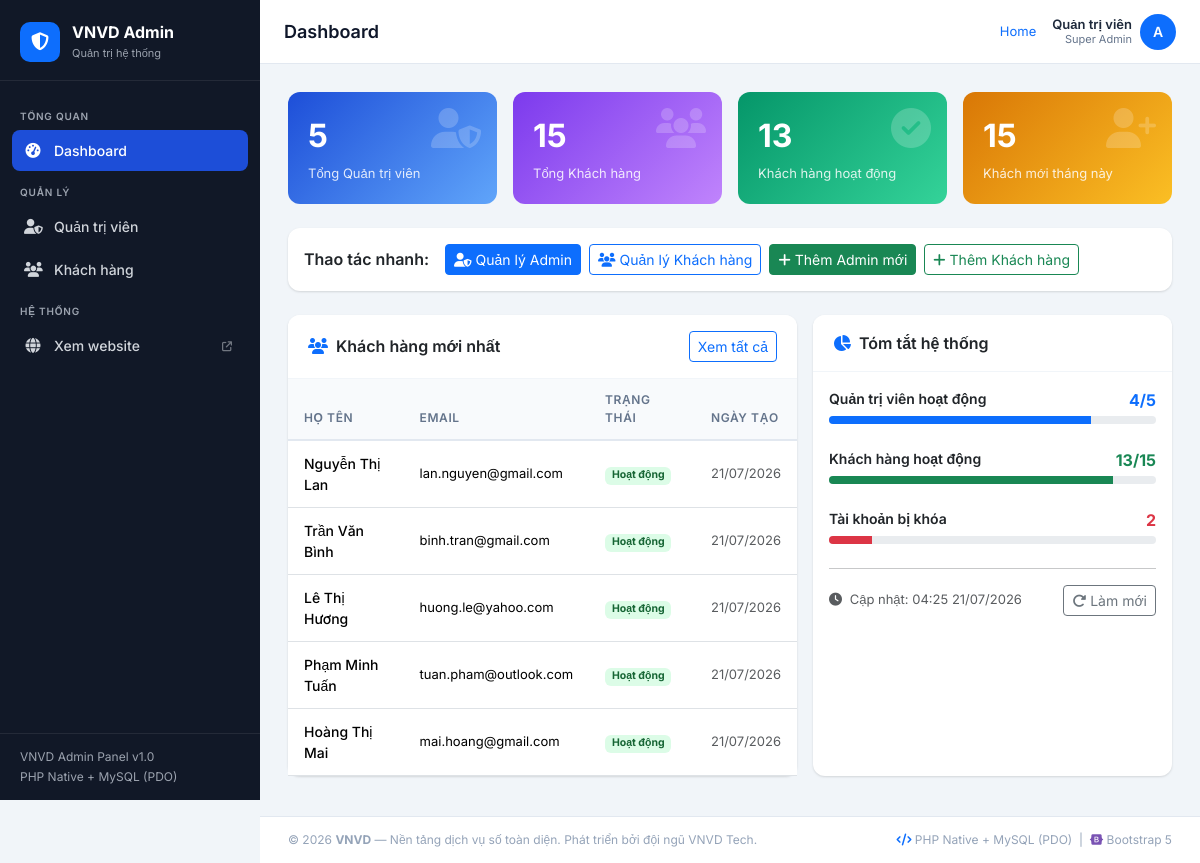
The page / on the database its author committed.
### tables this page shows
CREATE TABLE IF NOT EXISTS customers (
    id          INT UNSIGNED AUTO_INCREMENT PRIMARY KEY,
    ho_ten      VARCHAR(150)  NOT NULL,
    email       VARCHAR(150)  NOT NULL UNIQUE,
    so_dien_thoai VARCHAR(15) NULL,
    dia_chi     VARCHAR(255)  NULL,
    trang_thai  ENUM('hoat_dong','khoa') NOT NULL DEFAULT 'hoat_dong',
    created_at  DATETIME DEFAULT CURRENT_TIMESTAMP,
    updated_at  DATETIME DEFAULT CURRENT_TIMESTAMP ON UPDATE CURRENT_TIMESTAMP
);

### index.php (the view, shortened to what this page needs)
<?php
require_once __DIR__ . '/db.php';
$totalAdmins     = $pdo->query('SELECT COUNT(*) FROM admins')->fetchColumn();
$activeAdmins    = $pdo->query("SELECT COUNT(*) FROM admins WHERE trang_thai='hoat_dong'")->fetchColumn();
$totalCustomers  = $pdo->query('SELECT COUNT(*) FROM customers')->fetchColumn();
$activeCustomers = $pdo->query("SELECT COUNT(*) FROM customers WHERE trang_thai='hoat_dong'")->fetchColumn();
$lockedCustomers = $pdo->query("SELECT COUNT(*) FROM customers WHERE trang_thai='khoa'")->fetchColumn();
$newThisMonth    = $pdo->query("SELECT COUNT(*) FROM customers WHERE MONTH(created_at)=MONTH(NOW()) AND YEAR(created_at)=YEAR(NOW())")->fetchColumn();
$latestCustomers = $pdo->query('SELECT * FROM customers ORDER BY created_at DESC LIMIT 5')->fetchAll();
$pageTitle  = 'Dashboard';
$activeMenu = 'dashboard';
require_once __DIR__ . '/header.php';
?>
<div class="row g-3 mb-4">
    <div class="col-sm-6 col-xl-3">
        <div class="stat-card" style="background:linear-gradient(135deg,#1d4ed8,#60a5fa)">
            <i class="fa-solid fa-user-shield stat-icon"></i>
            <div class="stat-value"><?= $totalAdmins ?></div>
            <div class="stat-label">Tổng Quản trị viên</div>
        </div>
    </div>
    <div class="col-sm-6 col-xl-3">
        <div class="stat-card" style="background:linear-gradient(135deg,#7c3aed,#c084fc)">
            <i class="fa-solid fa-users stat-icon"></i>
            <div class="stat-value"><?= $totalCustomers ?></div>
            <div class="stat-label">Tổng Khách hàng</div>
        </div>
    </div>
    <div class="col-sm-6 col-xl-3">
        <div class="stat-card" style="background:linear-gradient(135deg,#059669,#34d399)">
            <i class="fa-solid fa-circle-check stat-icon"></i>
            <div class="stat-value"><?= $activeCustomers ?></div>
            <div class="stat-label">Khách hàng hoạt động</div>
        </div>
    </div>
    <div class="col-sm-6 col-xl-3">
        <div class="stat-card" style="background:linear-gradient(135deg,#d97706,#fbbf24)">
            <i class="fa-solid fa-user-plus stat-icon"></i>
            <div class="stat-value"><?= $newThisMonth ?></div>
            <div class="stat-label">Khách mới tháng này</div>
        </div>
    </div>
</div>
<div class="row g-3 mb-4">
    <div class="col-12">
        <div class="card">
            <div class="card-body d-flex flex-wrap gap-2 align-items-center">
                <span class="fw-semibold me-2">Thao tác nhanh:</span>
                <a href="admins.php" class="btn btn-primary btn-sm">
                    <i class="fa-solid fa-user-shield me-1"></i>Quản lý Admin
                </a>
                <a href="customers.php" class="btn btn-outline-primary btn-sm">
                    <i class="fa-solid fa-users me-1"></i>Quản lý Khách hàng
                </a>
                <a href="admins.php" class="btn btn-success btn-sm"
                   onclick="setTimeout(()=>document.querySelector('[data-bs-target=\'#modalAdd\']')?.click(),300)">
                    <i class="fa-solid fa-plus me-1"></i>Thêm Admin mới
                </a>
                <a href="customers.php" class="btn btn-outline-success btn-sm">
                    <i class="fa-solid fa-plus me-1"></i>Thêm Khách hàng
                </a>
            </div>
        </div>
    </div>
</div>
<div class="row g-3">
    <div class="col-lg-7">
        <div class="card h-100">
            <div class="card-header d-flex justify-content-between align-items-center">
                <span><i class="fa-solid fa-users me-2 text-primary"></i>Khách hàng mới nhất</span>
                <a href="customers.php" class="btn btn-outline-primary btn-sm">Xem tất cả</a>
            </div>
            <div class="card-body p-0">
                <table class="table table-hover mb-0">
                    <thead>
                        <tr>
                            <th>Họ tên</th>
                            <th>Email</th>
                            <th>Trạng thái</th>
                            <th>Ngày tạo</th>
                        </tr>
                    </thead>
                    <tbody>
                    <?php foreach ($latestCustomers as $c): ?>
                        <tr>
                            <td class="fw-medium"><?= htmlspecialchars($c['ho_ten']) ?></td>
                            <td style="font-size:13px"><?= htmlspecialchars($c['email']) ?></td>
                            <td>
                                <?php if ($c['trang_thai'] === 'hoat_dong'): ?>
                                    <span class="badge badge-hoat-dong">Hoạt động</span>
                                <?php else: ?>
                                    <span class="badge badge-khoa">Đã khóa</span>
                                <?php endif; ?>
                            </td>
                            <td class="text-muted" style="font-size:13px">
                                <?= date('d/m/Y', strtotime($c['created_at'])) ?>
                            </td>
                        </tr>
                    <?php endforeach; ?>
                    </tbody>
                </table>
            </div>
        </div>
    </div>
    <div class="col-lg-5">
        <div class="card h-100">
            <div class="card-header">
                <i class="fa-solid fa-chart-pie me-2 text-primary"></i>Tóm tắt hệ thống
            </div>
            <div class="card-body">
                <div class="mb-4">
                    <div class="d-flex justify-content-between mb-1">
                        <span class="fw-semibold" style="font-size:14px">Quản trị viên hoạt động</span>
                        <span class="text-primary fw-bold"><?= $activeAdmins ?>/<?= $totalAdmins ?></span>
                    </div>
                    <div class="progress" style="height:8px;border-radius:4px">
                        <div class="progress-bar bg-primary" style="width:<?= $totalAdmins > 0 ? round($activeAdmins/$totalAdmins*100) : 0 ?>%"></div>
                    </div>
                </div>
                <div class="mb-4">
                    <div class="d-flex justify-content-between mb-1">
                        <span class="fw-semibold" style="font-size:14px">Khách hàng hoạt động</span>
                        <span class="text-success fw-bold"><?= $activeCustomers ?>/<?= $totalCustomers ?></span>
                    </div>
                    <div class="progress" style="height:8px;border-radius:4px">
                        <div class="progress-bar bg-success" style="width:<?= $totalCustomers > 0 ? round($activeCustomers/$totalCustomers*100) : 0 ?>%"></div>
                    </div>
                </div>
                <div class="mb-4">
                    <div class="d-flex justify-content-between mb-1">
                        <span class="fw-semibold" style="font-size:14px">Tài khoản bị khóa</span>
                        <span class="text-danger fw-bold"><?= $lockedCustomers ?></span>
                    </div>
                    <div class="progress" style="height:8px;border-radius:4px">
                        <div class="progress-bar bg-danger" style="width:<?= $totalCustomers > 0 ? round($lockedCustomers/$totalCustomers*100) : 0 ?>%"></div>
                    </div>
                </div>
                <hr>
                <div class="d-flex justify-content-between align-items-center">
                    <span class="text-muted" style="font-size:13px">
                        <i class="fa-solid fa-clock me-1"></i>
                        Cập nhật: <?= date('H:i d/m/Y') ?>
                    </span>
                    <a href="index.php" class="btn btn-outline-secondary btn-sm">
                        <i class="fa-solid fa-rotate-right me-1"></i>Làm mới
                    </a>
                </div>
            </div>
        </div>
    </div>
</div>
<?php require_once __DIR__ . '/footer.php'; ?>

### header.php (shortened to what this page needs)
<?php
$activeMenu = $activeMenu ?? 'dashboard';
$pageTitle  = $pageTitle  ?? 'Admin Panel — VNVD';
?>
<!DOCTYPE html>
<html lang="vi">
<head>
    <link rel="stylesheet" href="https://cdn.jsdelivr.net/npm/bootstrap@5.3.3/dist/css/bootstrap.min.css">
    <link rel="stylesheet" href="https://cdnjs.cloudflare.com/ajax/libs/font-awesome/6.5.1/css/all.min.css">
</head>
<body>
<nav id="sidebar">
    <a href="index.php" class="sidebar-brand">
        <div class="brand-icon"><i class="fa-solid fa-shield-halved"></i></div>
        <div class="brand-text">
            <span class="brand-name">VNVD Admin</span>
            <span class="brand-sub">Quản trị hệ thống</span>
        </div>
    </a>
    <div class="sidebar-nav">
        <div class="nav-section-label">Tổng quan</div>
        <a href="index.php"
           class="sidebar-link <?= $activeMenu === 'dashboard' ? 'active' : '' ?>">
            <i class="fa-solid fa-gauge-high"></i> Dashboard
        </a>
        <div class="nav-section-label">Quản lý</div>
        <a href="admins.php"
           class="sidebar-link <?= $activeMenu === 'admins' ? 'active' : '' ?>">
            <i class="fa-solid fa-user-shield"></i> Quản trị viên
        </a>
        <a href="customers.php"
           class="sidebar-link <?= $activeMenu === 'customers' ? 'active' : '' ?>">
            <i class="fa-solid fa-users"></i> Khách hàng
        </a>
        <div class="nav-section-label">Hệ thống</div>
        <a href="../frontend/index.php" target="_blank" class="sidebar-link">
            <i class="fa-solid fa-globe"></i> Xem website
            <i class="fa-solid fa-arrow-up-right-from-square ms-auto" style="font-size:10px;opacity:.5"></i>
        </a>
    </div>
    <div class="sidebar-footer">
        <div>VNVD Admin Panel v1.0</div>
        <div style="margin-top:2px">PHP Native + MySQL (PDO)</div>
    </div>
</nav>
<div id="main-content">
    <header class="top-navbar">
        <div class="page-title"><?= htmlspecialchars($pageTitle) ?></div>
        <nav aria-label="breadcrumb" class="d-none d-md-block">
            <ol class="breadcrumb mb-0" style="font-size:13px">
                <li class="breadcrumb-item"><a href="index.php" class="text-decoration-none">Home</a></li>
            </ol>
        </nav>
        <div class="d-flex align-items-center gap-2">
            <div class="admin-info d-none d-sm-block text-end">
                <div class="name">Quản trị viên</div>
                <div class="role">Super Admin</div>
            </div>
            <div class="admin-avatar" title="Admin">A</div>
        </div>
    </header>
    <main class="page-content">

### footer.php (shortened to what this page needs)
    </main>
</div>
<footer style="
    margin-left: var(--sidebar-width);
    background: #fff;
    border-top: 1px solid #e2e8f0;
    padding: 14px 28px;
    font-size: 12px;
    color: #94a3b8;
    display: flex;
    align-items: center;
    justify-content: space-between;
    flex-wrap: wrap;
    gap: 8px;
" id="page-footer">
    <span>
        &copy; <?= date('Y') ?> <strong>VNVD</strong> — Nền tảng dịch vụ số toàn diện.
        Phát triển bởi đội ngũ VNVD Tech.
    </span>
    <span>
        <i class="fa-solid fa-code" style="color:#0d6efd"></i>
        PHP Native + MySQL (PDO) &nbsp;|&nbsp;
        <i class="fa-brands fa-bootstrap" style="color:#7952b3"></i>
        Bootstrap 5
    </span>
</footer>
</body>
</html>

### header.php (style rules this page uses)
:root { --vnvd-primary: #0d6efd; --vnvd-dark: #0a1628; --vnvd-sidebar: #111827; --vnvd-sidebar-hover: #1f2937; --vnvd-sidebar-active: #1d4ed8; --vnvd-text-muted: #9ca3af; --sidebar-width: 260px; }
* { box-sizing: border-box; }
body { font-family: 'Inter', sans-serif; background: #f1f5f9; color: #1e293b; margin: 0; }
#sidebar { position: fixed; top: 0; left: 0; width: var(--sidebar-width); height: 100vh; background: var(--vnvd-sidebar); display: flex; flex-direction: column; z-index: 1040; transition: transform .3s ease; overflow-y: auto; }
.sidebar-brand { display: flex; align-items: center; gap: 12px; padding: 22px 20px 18px; border-bottom: 1px solid rgba(255,255,255,.08); text-decoration: none; }
.sidebar-brand .brand-icon { width: 40px; height: 40px; background: var(--vnvd-primary); border-radius: 10px; display: flex; align-items: center; justify-content: center; font-size: 18px; color: #fff; flex-shrink: 0; }
.sidebar-brand .brand-text { line-height: 1.2; }
.sidebar-brand .brand-name { font-size: 16px; font-weight: 700; color: #fff; display: block; }
.sidebar-brand .brand-sub { font-size: 11px; color: var(--vnvd-text-muted); }
.sidebar-nav { padding: 16px 12px; flex: 1; }
.nav-section-label { font-size: 10px; font-weight: 600; text-transform: uppercase; letter-spacing: .08em; color: var(--vnvd-text-muted); padding: 12px 8px 6px; }
.sidebar-link { display: flex; align-items: center; gap: 12px; padding: 10px 12px; border-radius: 8px; color: #d1d5db; text-decoration: none; font-size: 14px; font-weight: 500; transition: background .2s, color .2s; margin-bottom: 2px; }
.sidebar-link i { width: 18px; text-align: center; font-size: 15px; }
.sidebar-link.active { background: var(--vnvd-sidebar-active); color: #fff; }
.sidebar-footer { padding: 14px 20px; border-top: 1px solid rgba(255,255,255,.08); font-size: 12px; color: var(--vnvd-text-muted); }
#main-content { margin-left: var(--sidebar-width); min-height: 100vh; display: flex; flex-direction: column; }
.top-navbar { background: #fff; border-bottom: 1px solid #e2e8f0; padding: 0 24px; height: 64px; display: flex; align-items: center; position: sticky; top: 0; z-index: 1030; gap: 16px; }
.top-navbar .page-title { font-size: 18px; font-weight: 600; color: #0f172a; flex: 1; }
.top-navbar .admin-avatar { width: 36px; height: 36px; background: var(--vnvd-primary); border-radius: 50%; display: flex; align-items: center; justify-content: center; color: #fff; font-weight: 600; font-size: 14px; cursor: pointer; }
.top-navbar .admin-info { line-height: 1.2; }
.top-navbar .admin-info .name { font-size: 13px; font-weight: 600; }
.top-navbar .admin-info .role { font-size: 11px; color: #64748b; }
.page-content { padding: 28px 28px 40px; flex: 1; }
.card { border: none; border-radius: 12px; box-shadow: 0 1px 3px rgba(0,0,0,.08), 0 1px 2px rgba(0,0,0,.06); }
.card-header { background: #fff; border-bottom: 1px solid #f1f5f9; border-radius: 12px 12px 0 0 !important; padding: 16px 20px; font-weight: 600; }
.stat-card { border-radius: 12px; padding: 20px; color: #fff; position: relative; overflow: hidden; }
.stat-card .stat-icon { position: absolute; right: 16px; top: 16px; font-size: 40px; opacity: .2; }
.stat-card .stat-value { font-size: 32px; font-weight: 700; }
.stat-card .stat-label { font-size: 13px; opacity: .85; margin-top: 4px; }
.table thead th { background: #f8fafc; font-size: 12px; font-weight: 600; text-transform: uppercase; letter-spacing: .05em; color: #64748b; border-bottom: 2px solid #e2e8f0; padding: 12px 16px; }
.table tbody td { padding: 12px 16px; vertical-align: middle; font-size: 14px; }
.badge-hoat-dong { background: #dcfce7; color: #166534; }

### rows shown on the page
customers: ho_ten "Nguyễn Thị Lan", email "lan.nguyen@gmail.com", trang_thai "Hoạt động", created_at "21/07/2026"
customers: ho_ten "Trần Văn Bình", email "binh.tran@gmail.com", trang_thai "Hoạt động", created_at "21/07/2026"
customers: ho_ten "Lê Thị Hương", email "huong.le@yahoo.com", trang_thai "Hoạt động", created_at "21/07/2026"
customers: ho_ten "Phạm Minh Tuấn", email "tuan.pham@outlook.com", trang_thai "Hoạt động", created_at "21/07/2026"
customers: ho_ten "Hoàng Thị Mai", email "mai.hoang@gmail.com", trang_thai "Hoạt động", created_at "21/07/2026"

### other values the page prints
$pageTitle "Dashboard"
$totalAdmins "5"
$totalCustomers "15"
$activeCustomers "13"
$newThisMonth "15"
$activeAdmins "4"
$lockedCustomers "2"
